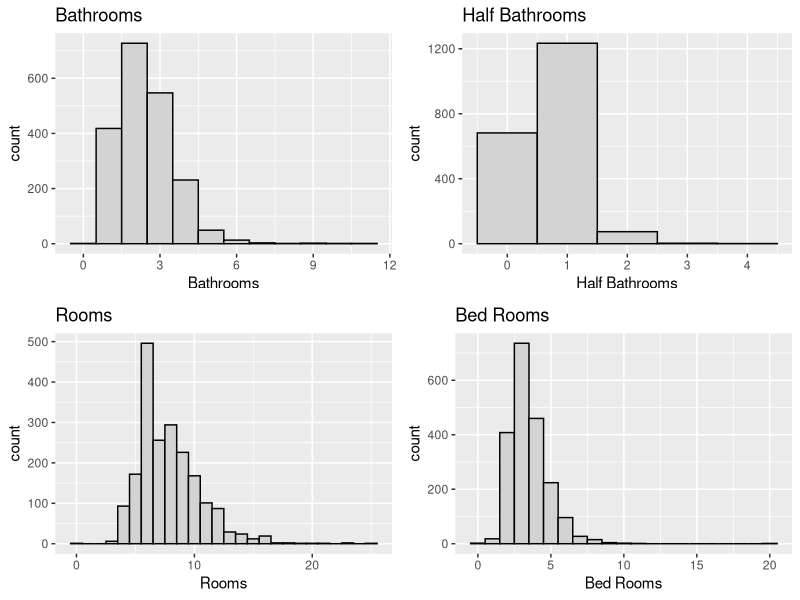
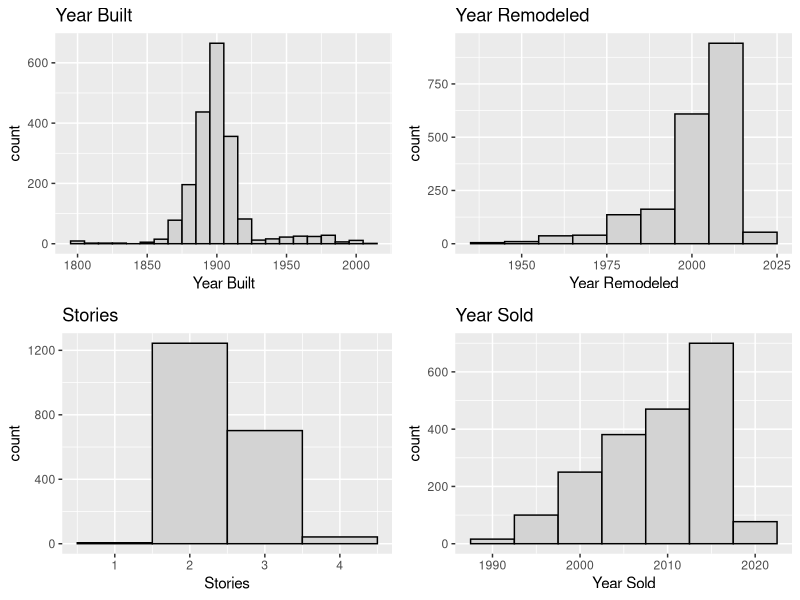
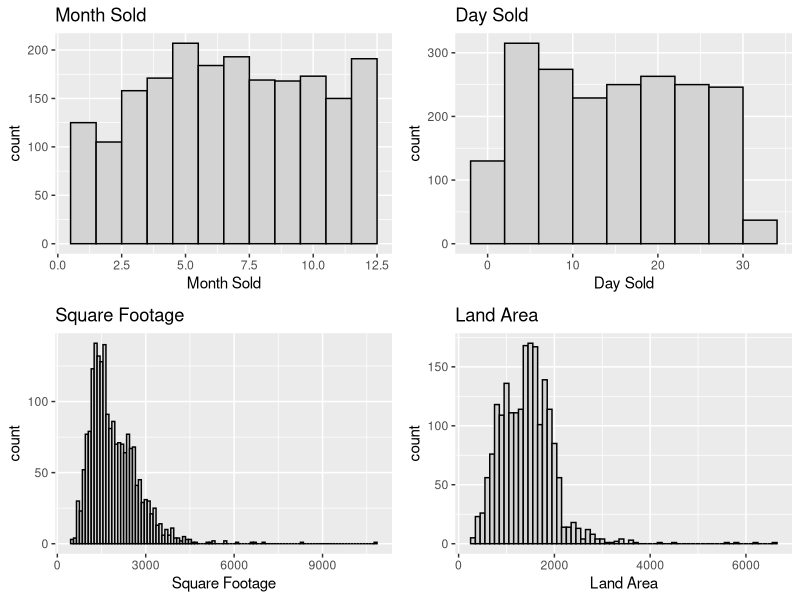
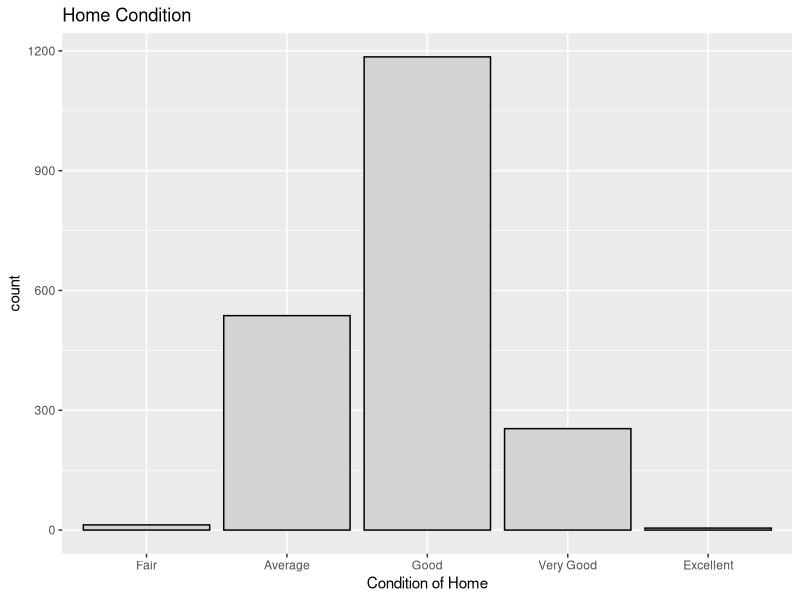
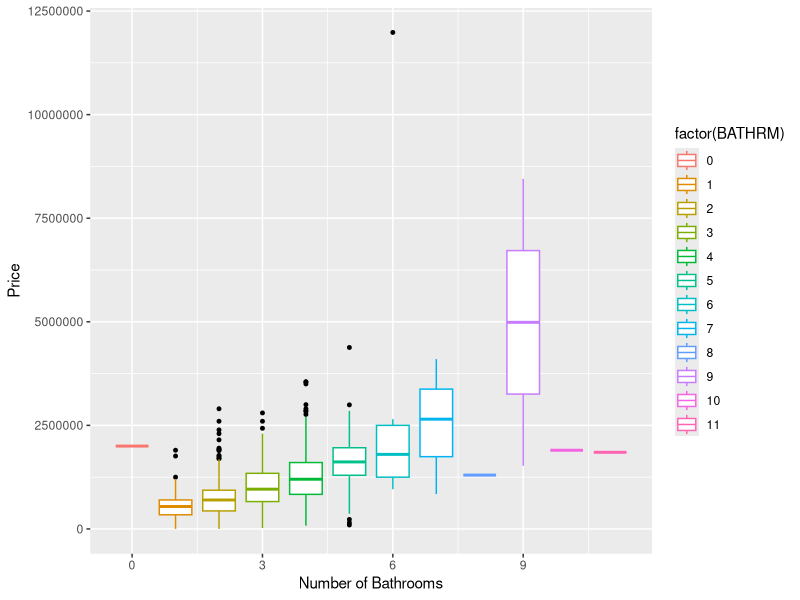
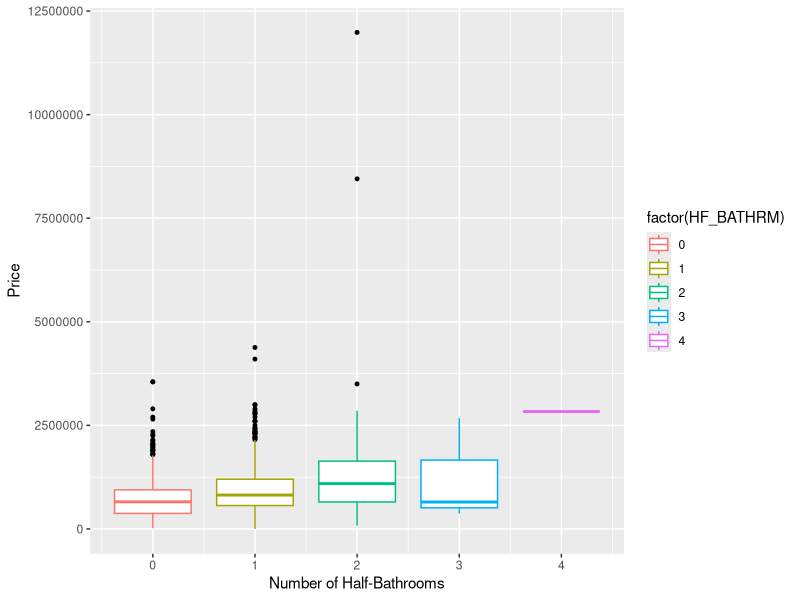
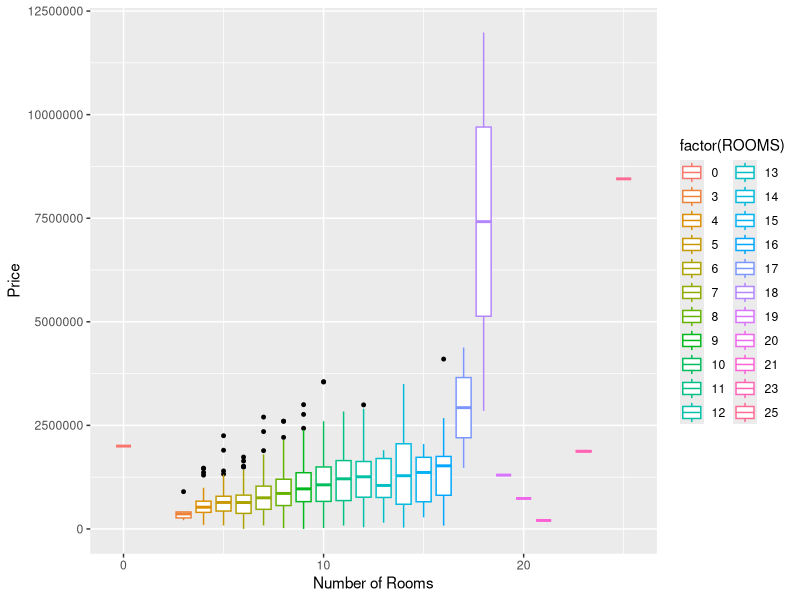
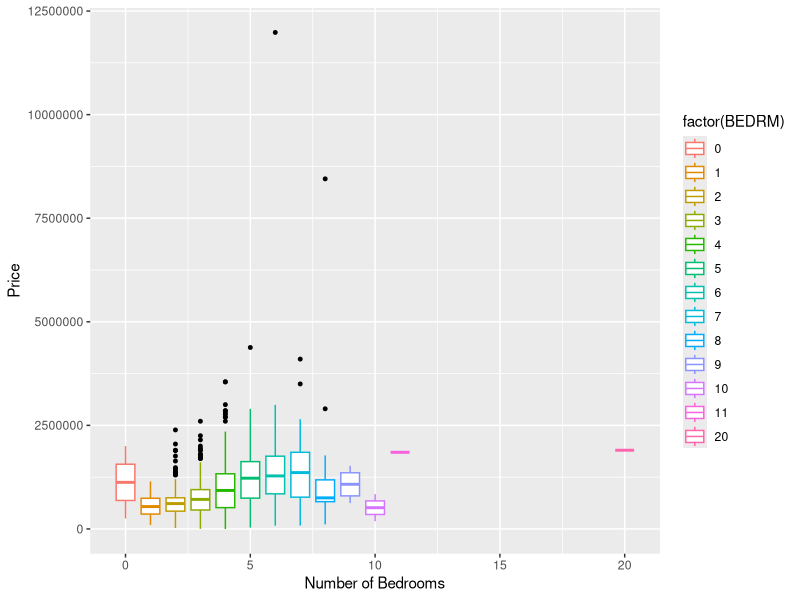

Write R code to recreate these figures, in order.
## ---- chunk 1
knitr::opts_chunk$set(echo = TRUE)
library(ggplot2)
library(dplyr)
library(readr)
library(car)
library(broom)
library(corrplot)
library(gridExtra)
## ---- chunk 2

houses <- read.csv("DC_properties_clean.csv")

excl_rows <- houses[sample(nrow(houses), 5), ] # Exclude Random Rows
houses <- setdiff(houses, excl_rows)

houses$CNDTN <- factor(houses$CNDTN, order = TRUE, levels = c("Fair", "Average", "Good", "Very Good", "Excellent"))

## ---- chunk 3

summary(houses)

require(gridExtra)

plot1 <- ggplot(houses, aes(x = BATHRM))+
  geom_histogram(color="black", fill="light gray", binwidth = 1)+
  labs(x="Bathrooms", title="Bathrooms")

plot2 <- ggplot(houses, aes(x = HF_BATHRM))+
  geom_histogram(color="black", fill="light gray", binwidth = 1)+
  labs(x="Half Bathrooms", title="Half Bathrooms")

plot3 <- ggplot(houses, aes(x = ROOMS))+
  geom_histogram(color="black", fill="light gray", binwidth = 1)+
  labs(x="Rooms", title="Rooms")

plot4 <- ggplot(houses, aes(x = BEDRM))+
  geom_histogram(color="black", fill="light gray", binwidth = 1)+
  labs(x="Bed Rooms", title="Bed Rooms")

grid.arrange(plot1, plot2, plot3, plot4, nrow =2, ncol = 2)



plot5 <- ggplot(houses, aes(x = AYB))+
  geom_histogram(color="black", fill="light gray", binwidth = 10)+
  labs(x="Year Built", title="Year Built")

plot6 <- ggplot(houses, aes(x = YR_RMDL))+
  geom_histogram(color="black", fill="light gray", binwidth = 10)+
  labs(x="Year Remodeled", title="Year Remodeled")

plot7 <- ggplot(houses, aes(x = STORIES))+
  geom_histogram(color="black", fill="light gray", binwidth = 1)+
  labs(x="Stories", title="Stories")

plot8 <- ggplot(houses, aes(x = SALEYEAR))+
  geom_histogram(color="black", fill="light gray", binwidth = 5)+
  labs(x="Year Sold", title="Year Sold")

grid.arrange(plot5, plot6, plot7, plot8, nrow =2, ncol = 2)



plot9 <- ggplot(houses, aes(x = SALEMONTH))+
  geom_histogram(color="black", fill="light gray", binwidth = 1)+
  labs(x="Month Sold", title="Month Sold")

plot10 <- ggplot(houses, aes(x = SALEDAY))+
  geom_histogram(color="black", fill="light gray", binwidth = 4)+
  labs(x="Day Sold", title="Day Sold")

plot11 <- ggplot(houses, aes(x = GBA))+
  geom_histogram(color="black", fill="light gray", binwidth = 100)+
  labs(x="Square Footage", title="Square Footage")

plot12 <- ggplot(houses, aes(x = LANDAREA))+
  geom_histogram(color="black", fill="light gray", binwidth = 100)+
  labs(x="Land Area", title="Land Area")

grid.arrange(plot9, plot10, plot11, plot12, nrow =2, ncol = 2)


ggplot(houses, aes(x = CNDTN))+
  geom_bar(color="black", fill="light gray")+
  labs(x="Condition of Home", title="Home Condition")



# Boxplots to identify outliers

ggplot(houses, aes(x=BATHRM, y=PRICE, color = factor(BATHRM))) +
  geom_boxplot(outlier.color = "black", outlier.size = 1) +
  labs(x="Number of Bathrooms", y="Price")
    
ggplot(houses, aes(x=HF_BATHRM, y=PRICE, color = factor(HF_BATHRM))) +
  geom_boxplot(outlier.color = "black", outlier.size = 1) +
  labs(x="Number of Half-Bathrooms", y="Price")

ggplot(houses, aes(x=ROOMS, y=PRICE, color = factor(ROOMS))) +
  geom_boxplot(outlier.color = "black", outlier.size = 1) +
  labs(x="Number of Rooms", y="Price")

ggplot(houses, aes(x=BEDRM, y=PRICE, color = factor(BEDRM))) +
  geom_boxplot(outlier.color = "black", outlier.size = 1) +
  labs(x="Number of Bedrooms", y="Price")

#Because there are so many years, lumping them all together for AYB & YR_RMDL doesnt make sense. But it looks busy. If I had more time I would figure out how to group them into decades
ggplot(houses, aes(x=AYB, y=PRICE, color = factor(AYB))) +
  geom_boxplot(outlier.color = "black", outlier.size = 1, show.legend = FALSE) +
  labs(x="Year Built", y="Price")

ggplot(houses, aes(x=YR_RMDL, y=PRICE, color = factor(YR_RMDL))) +
  geom_boxplot(outlier.color = "black", outlier.size = 1, show.legend = FALSE) +
  labs(x="Year Remodeled", y="Price") +
  coord_flip()

#####


boxplot(houses$YR_RMDL, main="Year Remodeled", sub=paste("Outlier rows: ", boxplot.stats(houses$YR_RMDL)$out))

par(mfrow = c(1,2))
boxplot(houses$STORIES, main="Stories", sub=paste("Outlier rows: ", boxplot.stats(houses$STORIES)$out))

boxplot(houses$SALEYEAR, main="Year of Most Recent Sale", sub=paste("Outlier rows: ", boxplot.stats(houses$SALEYEAR)$out))

par(mfrow = c(1,2))
boxplot(houses$GBA, main="Gross Building Area", sub=paste("Outlier rows: ", boxplot.stats(houses$GBA)$out))

boxplot(houses$CNDTN, main="Condition", sub=paste("Outlier rows: ", boxplot.stats(houses$CNDTN)$out))

par(mfrow = c(1,2))
boxplot(houses$LANDAREA, main="Land Area", sub=paste("Outlier rows: ", boxplot.stats(houses$LANDAREA)$out))

boxplot(houses$PRICE, main="Price", sub=paste("Outlier rows: ", boxplot.stats(houses$PRICE)$out))

# Boxplots to identify outliers

boxplot(houses$BATHRM, main="Bathrooms", sub=paste("Outlier rows: ", boxplot.stats(houses$BATHRM)$out))

boxplot(houses$HF_BATHRM, main="Half Bathrooms", sub=paste("Outlier rows: ", boxplot.stats(houses$HF_BATHRM)$out))

boxplot(houses$ROOMS, main="Rooms", sub=paste("Outlier rows: ", boxplot.stats(houses$ROOMS)$out))



## ---- chunk 4

## ---- chunk 5

# scatterplots


# price by room
room_price <- ggplot(houses, aes(x = ROOMS, y = PRICE))
room_price_plot <- room_price + geom_point()

# price by year
year_price <- ggplot(houses, aes(x = SALEYEAR, y = PRICE))
year_price_plot <- year_price + geom_point()


# price by month
month_price <- ggplot(houses, aes(x = SALEMONTH, y = PRICE))
month_price_plot <- month_price + geom_point()

# price by day of month
day_price <- ggplot(houses, aes(x = SALEDAY, y = PRICE))
day_price_plot <-  day_price + geom_point()

grid.arrange(room_price_plot, year_price_plot, month_price_plot, day_price_plot, nrow = 2,  ncol = 2)

## ---- chunk 6

# Use corrplot to display a correlation matrix of that variables

corr_matrix <- cor(data.frame(houses$HF_BATHRM, houses$BATHRM, houses$ROOMS, houses$BEDRM,houses$AYB, houses$YR_RMDL, houses$PRICE, houses$SALEDAY, houses$SALEMONTH, houses$SALEYEAR, houses$STORIES, houses$LANDAREA, houses$GBA))
corrplot(corr_matrix, type = "upper", order = "hclust", 
         tl.col = "black", tl.srt = 45)

## ---- chunk 7

# 5. Identification and evaluation of suitable model

fit <- lm(data = houses, PRICE ~ BATHRM + HF_BATHRM  + ROOMS + BEDRM + AYB + YR_RMDL + STORIES + SALEMONTH + SALEDAY + SALEYEAR + GBA + CNDTN + LANDAREA)

# Review p-values, check sign of estimates

summary(fit)

## ---- chunk 8

# Review ANOVA and compare F statistic

anova(fit)

## ---- chunk 9

# Residual plot and look for non-constant variance

fit.df <- augment(fit)
ggplot(fit.df, aes(x = .fitted, y = .resid))+
  geom_point()+
  geom_hline(yintercept = 0, linetype = 2)+
  labs( x = "Fitted Values", y = "Residuals")

## ---- chunk 10
# Shapiro-Wilk test for normality

shapiro.test(fit$residuals)

## ---- chunk 11
# ncvTest for constant variance

ncvTest(fit)

## ---- chunk 12

# Variance Inflation Factor (used to identify multicllinearity >= 10)

vif(fit)

## ---- chunk 13
# Review R2 value
# From summary above: adjusted R^2 = .6984

# Drop non-significant predictor variables (Droped AYB: +.0002, Rooms: No change, other lower)
fit <- lm(data = houses, PRICE ~ BATHRM + HF_BATHRM  +  BEDRM + YR_RMDL + STORIES + SALEMONTH + SALEDAY + SALEYEAR + GBA + CNDTN + LANDAREA)
#summary(fit)

# If multicollinearity is present, drop one correlated variable (None present)

#Variable Transformations
#powerTransform(houses$HF_BATHRM+1) # .776
#powerTransform(houses$BEDRM+1) # -.130
#powerTransform(houses$STORIES+1) # -2.084
#powerTransform(houses$SALEMONTH) # .809
#powerTransform(houses$SALEYEAR-1990) # 1.48 - didn't help
#powerTransform(houses$GBA) # -.08 -> LOG
#powerTransform(houses$LANDAREA) # .35 -> SQRT

fit <- lm(data = houses, PRICE ~  BATHRM  + HF_BATHRM  + BEDRM + log(BEDRM+1) + STORIES  + SALEMONTH + SALEDAY + SALEYEAR  + GBA + log(GBA) + CNDTN + LANDAREA )
#summary(fit) # R^2 increased to .7269

# Transform the outcome variable if the residual plot looks suspicious
powerTransform(houses$PRICE) #.33 -> sqrt

# log lowers R2: .6589
fit1 <- lm(data = houses, log(PRICE) ~ BATHRM  + HF_BATHRM  + BEDRM + log(BEDRM+1) + STORIES  + SALEMONTH + SALEDAY + SALEYEAR  + GBA + log(GBA) + CNDTN + LANDAREA )
#summary(fit1)
# sqrt increase R2: .7481, drop YR_RMDL + .0001
fit2 <- lm(data = houses, sqrt(PRICE) ~ BATHRM  + HF_BATHRM  + BEDRM + log(BEDRM+1) + STORIES  + SALEMONTH + SALEDAY + SALEYEAR  + GBA + log(GBA) + CNDTN + LANDAREA )
#summary(fit2)
# inverse drastically decrease
fit3 <- lm(data = houses, I(1/PRICE) ~ BATHRM  + HF_BATHRM  + BEDRM + log(BEDRM+1) + STORIES  + SALEMONTH + SALEDAY + SALEYEAR  + GBA + log(GBA) + CNDTN + LANDAREA )
#summary(fit3)

## ---- chunk 14

fit_final <- lm(data = houses, sqrt(PRICE) ~  BATHRM  + HF_BATHRM  + BEDRM  + log(BEDRM+1) + STORIES  + SALEMONTH + SALEDAY + SALEYEAR  + GBA + log(GBA) + CNDTN + LANDAREA )
summary(fit_final) # R^2 increased to .7481

fit_final.df <- augment(fit_final)
ggplot(fit_final.df, aes(x = .fitted, y = .resid))+
  geom_point()+
  geom_hline(yintercept = 0, linetype = 2)+
  labs( x = "Fitted Values", y = "Residuals")

## ---- chunk 15

#using AIC & BIC for model comparison
cat("Initial Model AIC: ", AIC(fit))
cat("Initial Model BIC: ", BIC(fit))
cat("Final Model AIC: ", AIC(fit_final))
cat("Final Model BIC: ", BIC(fit_final))

# The AIC and BIC for fit_final are both lower, so that is the better model

## ---- chunk 16

excl_rows
## ---- chunk 17

# 6. Application of the model 

# Test on excluded rows
predict(fit_final, newdata = excl_rows, interval = "predict")

## ---- chunk 18
summary(houses$PRICE)
